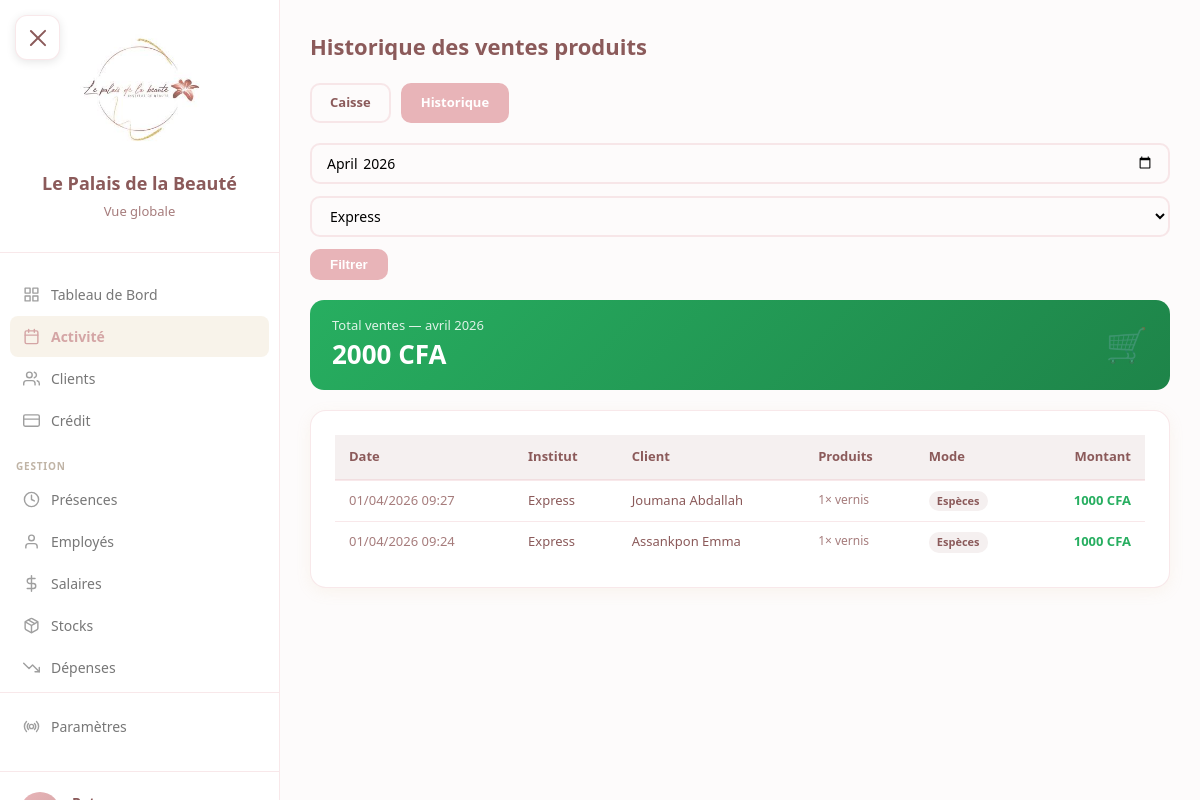
The app's page /gestion/ventes/historique/?institut=express (signed in) with its own data.
### core/models.py (models this page shows, shortened)
class VenteProduit(models.Model):
    MODE_CHOICES = [
        ('especes', 'Espèces'),
        ('wave', 'Wave'),
        ('om', 'Orange Money'),
        ('carte', 'Carte bancaire'),
        ('carte_cadeau', 'Carte cadeau'),
        ('differe', 'Paiement différé'),
    ]
    date = models.DateTimeField(auto_now_add=True)
    institut = models.ForeignKey(Institut, on_delete=models.CASCADE, related_name='ventes_produits')
    client = models.ForeignKey(Client, on_delete=models.SET_NULL, null=True, blank=True, related_name='ventes_produits')
    montant_total = models.IntegerField(default=0)
    mode_paiement = models.CharField(max_length=20, choices=MODE_CHOICES)
    mode_paiement_2 = models.CharField(max_length=20, choices=MODE_CHOICES, blank=True, null=True)
    montant_paiement_1 = models.IntegerField(default=0)
    remise_pourcent = models.IntegerField(default=0)
    carte_cadeau_utilisee = models.ForeignKey('CarteCadeau', on_delete=models.SET_NULL, null=True, blank=True, related_name='utilisations_ventes')
    montant_carte_utilise = models.IntegerField(default=0)
    effectue_par = models.ForeignKey('Utilisateur', on_delete=models.SET_NULL, null=True)
    class Meta:
        verbose_name = "Vente produit"
        verbose_name_plural = "Ventes produits"
        ordering = ['-date']

class Institut(models.Model):
    nom = models.CharField(max_length=100)
    code = models.CharField(max_length=20, unique=True)  # 'palais', 'klinic', 'express'
    a_agenda = models.BooleanField(default=True)  # False pour Express
    heure_ouverture = models.TimeField(default='07:00')
    heure_fermeture = models.TimeField(default='23:00')
    fond_caisse = models.IntegerField(default=30000)  # Montant en CFA
    actif = models.BooleanField(default=True)
    class Meta:
        verbose_name = "Institut"
        verbose_name_plural = "Instituts"

class Client(models.Model):
    SEXE_CHOICES = [
        ('F', 'Femme'),
        ('H', 'Homme'),
    ]
    nom = models.CharField(max_length=100)
    prenom = models.CharField(max_length=100)
    telephone = models.CharField(max_length=20, unique=True)
    email = models.EmailField(blank=True, null=True)
    sexe = models.CharField(max_length=1, choices=SEXE_CHOICES, default='F')
    date_naissance = models.DateField(blank=True, null=True)
    date_creation = models.DateTimeField(auto_now_add=True)
    notes = models.TextField(blank=True, null=True)  # Observations / notes libres
    actif = models.BooleanField(default=True)
    class Meta:
        verbose_name = "Client"
        verbose_name_plural = "Clients"
        ordering = ['nom', 'prenom']

class LigneVenteProduit(models.Model):
    vente = models.ForeignKey(VenteProduit, on_delete=models.CASCADE, related_name='lignes')
    produit = models.ForeignKey('Produit', on_delete=models.PROTECT)
    quantite = models.IntegerField(validators=[MinValueValidator(1)])
    prix_unitaire = models.IntegerField(validators=[MinValueValidator(0)])
    sous_total = models.IntegerField(validators=[MinValueValidator(0)])

class Produit(models.Model):
    nom = models.CharField(max_length=200)
    reference = models.CharField(max_length=100, blank=True, default='')
    categorie = models.ForeignKey(
        CategorieProduit, on_delete=models.PROTECT,
        null=True, blank=True, related_name='produits'
    )
    unite = models.ForeignKey(
        UniteMesure, on_delete=models.PROTECT,
        null=True, blank=True, related_name='produits'
    )
    fournisseur = models.ForeignKey(
        Fournisseur, on_delete=models.SET_NULL,
        null=True, blank=True, related_name='produits'
    )
    prix_achat = models.IntegerField(default=0, validators=[MinValueValidator(0)])
    prix_vente = models.IntegerField(default=0, validators=[MinValueValidator(0)], help_text="0 si non vendu aux clients")
    stock_actuel = models.IntegerField(default=0)
    stock_minimum = models.IntegerField(default=0, validators=[MinValueValidator(0)])
    actif = models.BooleanField(default=True)
    date_creation = models.DateTimeField(auto_now_add=True)
    class Meta:
        verbose_name = "Produit"
        verbose_name_plural = "Produits"
        ordering = ['categorie__nom', 'nom']

### gestion/views.py (the view)
# urls.py: path('ventes/historique/', views.ventes_historique, name='ventes_historique'),
@login_required
@role_required(['patron', 'manager'])
def ventes_historique(request):
    from django.db.models import Sum
    utilisateur = request.user.utilisateur
    instituts = Institut.objects.all().order_by('nom')
    mois_param = request.GET.get('mois', '')
    if mois_param:
        try:
            from datetime import datetime
            mois = datetime.strptime(mois_param, '%Y-%m').date()
        except ValueError:
            mois = date.today().replace(day=1)
    else:
        mois = date.today().replace(day=1)
    fin_mois = (mois.replace(day=28) + timedelta(days=4)).replace(day=1) - timedelta(days=1)
    if utilisateur.role == 'patron':
        institut_code = request.GET.get('institut', 'tous')
    else:
        institut_code = utilisateur.institut.code if utilisateur.institut else 'tous'
    ventes = VenteProduit.objects.filter(
        date__date__gte=mois, date__date__lte=fin_mois
    ).select_related('institut', 'client', 'effectue_par').prefetch_related('lignes__produit')
    if institut_code != 'tous':
        ventes = ventes.filter(institut__code=institut_code)
    total = ventes.aggregate(s=Sum('montant_total'))['s'] or 0
    from django.core.paginator import Paginator
    paginator = Paginator(ventes, 50)
    page = request.GET.get('page', 1)
    ventes_page = paginator.get_page(page)
    return render(request, 'gestion/ventes/historique.html', {
        'instituts': instituts,
        'institut_code': institut_code,
        'mois': mois,
        'ventes': ventes_page,
        'total': total,
    })

### core/models.py (called while the page is built)
    def is_patron(self):
        return self.role == 'patron'

### templates/gestion/ventes/historique.html (shortened to what this page needs)
{% extends 'base.html' %}
{% block content %}
<div class="vente-container">
    <div class="page-header">
        <h1>Historique des ventes produits</h1>
    </div>
    <div class="nav-links">
        <a href="{% url 'gestion:ventes_caisse' %}{% if institut_code and institut_code != 'tous' %}?institut={{ institut_code }}{% endif %}" class="nav-link">Caisse</a>
        <a href="{% url 'gestion:ventes_historique' %}" class="nav-link active">Historique</a>
    </div>
    <form method="get" class="filters-bar">
        <input type="month" name="mois" value="{{ mois|date:'Y-m' }}">
        <select name="institut">
            {% for inst in instituts %}
            <option value="{{ inst.code }}" {% if institut_code == inst.code %}selected{% endif %}>{{ inst.nom }}</option>
            {% endfor %}
        </select>
        <button type="submit">Filtrer</button>
    </form>
    {% if total > 0 %}
    <div class="total-banner">
        <div>
            <div class="label">Total ventes — {{ mois|date:"F Y" }}</div>
            <div class="val">{{ total|floatformat:0 }} CFA</div>
        </div>
        <div style="font-size:34px;opacity:.3;">🛒</div>
    </div>
    {% endif %}
    <div class="card">
        <table>
            <thead>
                <tr>
                    <th>Date</th>
                    <th>Institut</th>
                    <th>Client</th>
                    <th>Produits</th>
                    <th>Mode</th>
                    <th style="text-align:right;">Montant</th>
                </tr>
            </thead>
            <tbody>
                {% for v in ventes %}
                <tr>
                    <td style="white-space:nowrap;color:var(--text-light);">{{ v.date|date:"d/m/Y H:i" }}</td>
                    <td>{{ v.institut.nom }}</td>
                    <td>{{ v.client.prenom|default:"" }} {{ v.client.nom|default:"Anonyme" }}</td>
                    <td>
                        <div class="lignes-list">
                            {% for l in v.lignes.all %}
                            {{ l.quantite }}× {{ l.produit.nom }}<br>
                            {% endfor %}
                        </div>
                    </td>
                    <td><span class="badge-mode">
                        {% if v.mode_paiement == 'especes' %}Espèces
                        {% elif v.mode_paiement == 'wave' %}Wave
                        {% elif v.mode_paiement == 'om' %}Orange Money
                        {% elif v.mode_paiement == 'carte' %}Carte
                        {% else %}{{ v.mode_paiement }}{% endif %}
                    </span></td>
                    <td style="text-align:right;font-weight:700;color:#27ae60;">{{ v.montant_total|floatformat:0 }} CFA</td>
                </tr>
                {% empty %}
                <tr><td colspan="6" style="text-align:center;color:var(--text-light);font-style:italic;padding:40px;">Aucune vente ce mois</td></tr>
                {% endfor %}
            </tbody>
        </table>
    </div>
</div>
{% endblock %}

### records on screen
VenteProduit: date "01/04/2026 09:27", institut.nom "Express", client.prenom "Joumana", client.nom "Abdallah", mode_paiement "Espèces", montant_total "1000"
LigneVenteProduit: quantite "1", produit.nom "vernis"
VenteProduit: date "01/04/2026 09:24", institut.nom "Express", client.prenom "Assankpon", client.nom "Emma", mode_paiement "Espèces", montant_total "1000"
LigneVenteProduit: quantite "1", produit.nom "vernis"

### other values on screen
{{ mois|date:"F Y" }} "avril 2026"
{{ total|floatformat:0 }} "2000"
form field institut "Express"
